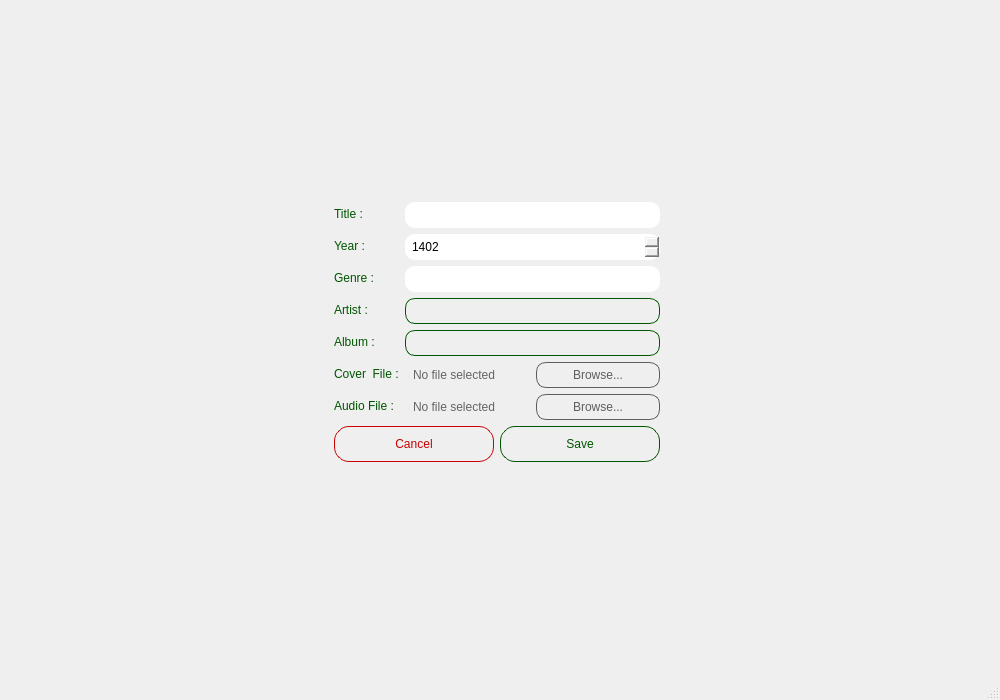
<?xml version="1.0" encoding="UTF-8"?>
<ui version="4.0">
 <class>AddSongWindow</class>
 <widget class="QMainWindow" name="AddSongWindow">
  <property name="geometry">
   <rect>
    <x>0</x>
    <y>0</y>
    <width>1000</width>
    <height>700</height>
   </rect>
  </property>
  <property name="windowTitle">
   <string>MainWindow</string>
  </property>
  <property name="styleSheet">
   <string notr="true">background-image: url(:/images/background/images/liteBackground.png);</string>
  </property>
  <widget class="QWidget" name="centralwidget">
   <layout class="QGridLayout" name="gridLayout">
    <item row="1" column="0">
     <spacer name="horizontalSpacer">
      <property name="orientation">
       <enum>Qt::Orientation::Horizontal</enum>
      </property>
      <property name="sizeHint" stdset="0">
       <size>
        <width>40</width>
        <height>20</height>
       </size>
      </property>
     </spacer>
    </item>
    <item row="1" column="2">
     <spacer name="horizontalSpacer_2">
      <property name="orientation">
       <enum>Qt::Orientation::Horizontal</enum>
      </property>
      <property name="sizeHint" stdset="0">
       <size>
        <width>40</width>
        <height>20</height>
       </size>
      </property>
     </spacer>
    </item>
    <item row="1" column="1">
     <layout class="QFormLayout" name="formLayout_2">
      <item row="0" column="0">
       <widget class="QLabel" name="titleLabel">
        <property name="styleSheet">
         <string notr="true">color: rgb(0, 85, 0);
font: 700 10pt &quot;Segoe UI&quot;;
background: transparent;</string>
        </property>
        <property name="text">
         <string>Title :</string>
        </property>
       </widget>
      </item>
      <item row="0" column="1">
       <widget class="QLineEdit" name="titleLineEdit">
        <property name="styleSheet">
         <string notr="true">background-image: url(:/images/background/images/witeBackground.png); 
border-radius: 10px;
padding: 5px;
</string>
        </property>
       </widget>
      </item>
      <item row="1" column="0">
       <widget class="QLabel" name="yearLabel">
        <property name="styleSheet">
         <string notr="true">color: rgb(0, 85, 0);
font: 700 10pt &quot;Segoe UI&quot;;
background: transparent;</string>
        </property>
        <property name="text">
         <string>Year :</string>
        </property>
       </widget>
      </item>
      <item row="1" column="1">
       <widget class="QSpinBox" name="yearSpinBox">
        <property name="styleSheet">
         <string notr="true">background-image: url(:/images/background/images/witeBackground.png);
border-radius: 10px;
padding: 5px;</string>
        </property>
        <property name="minimum">
         <number>1300</number>
        </property>
        <property name="maximum">
         <number>1500</number>
        </property>
        <property name="value">
         <number>1402</number>
        </property>
       </widget>
      </item>
      <item row="2" column="0">
       <widget class="QLabel" name="genreLabel">
        <property name="styleSheet">
         <string notr="true">color: rgb(0, 85, 0);
font: 700 10pt &quot;Segoe UI&quot;;
background: transparent;</string>
        </property>
        <property name="text">
         <string>Genre :</string>
        </property>
       </widget>
      </item>
      <item row="2" column="1">
       <widget class="QLineEdit" name="genreLineEdit">
        <property name="styleSheet">
         <string notr="true">background-image: url(:/images/background/images/witeBackground.png); 
border-radius: 10px;
padding: 5px;
</string>
        </property>
       </widget>
      </item>
      <item row="3" column="0">
       <widget class="QLabel" name="artistLabel">
        <property name="styleSheet">
         <string notr="true">color: rgb(0, 85, 0);
font: 700 10pt &quot;Segoe UI&quot;;
background: transparent;</string>
        </property>
        <property name="text">
         <string>Artist :</string>
        </property>
       </widget>
      </item>
      <item row="4" column="0">
       <widget class="QLabel" name="albumTitleLabel">
        <property name="styleSheet">
         <string notr="true">color: rgb(0, 85, 0);
font: 700 10pt &quot;Segoe UI&quot;;
background: transparent;</string>
        </property>
        <property name="text">
         <string>Album :</string>
        </property>
       </widget>
      </item>
      <item row="5" column="0">
       <widget class="QLabel" name="coverLabel">
        <property name="styleSheet">
         <string notr="true">color: rgb(0, 85, 0);
font: 700 10pt &quot;Segoe UI&quot;;
background: transparent;</string>
        </property>
        <property name="text">
         <string>Cover  File :</string>
        </property>
       </widget>
      </item>
      <item row="6" column="0">
       <widget class="QLabel" name="fileLabel">
        <property name="styleSheet">
         <string notr="true">color: rgb(0, 85, 0);
font: 700 10pt &quot;Segoe UI&quot;;
background: transparent;</string>
        </property>
        <property name="text">
         <string>Audio File :</string>
        </property>
       </widget>
      </item>
      <item row="6" column="1">
       <layout class="QHBoxLayout" name="fileLayout">
        <item>
         <widget class="QLabel" name="filePathLabel">
          <property name="styleSheet">
           <string notr="true">color: rgb(100, 100, 100);
background-image: url(:/images/background/images/witeBackground.png);
border-radius: 10px;
padding: 5px;</string>
          </property>
          <property name="text">
           <string>No file selected</string>
          </property>
         </widget>
        </item>
        <item>
         <widget class="QPushButton" name="selectFileButton">
          <property name="styleSheet">
           <string notr="true">QPushButton {
background: transparent;
border: 1px solid rgb(93, 93, 93);
border-radius: 10px;
padding: 5px 15px;
color: rgb(93, 93, 93);
font: 700 9pt &quot;Segoe UI&quot;;
}

QPushButton:hover {
	background-color: rgb(93, 93, 93);
	border:1px solid rgb(255, 255, 255);
border-radius: 10px;
padding: 5px 15px;
	color: rgb(255, 255, 255);
	font: 700 9pt &quot;Segoe UI&quot;;
}
</string>
          </property>
          <property name="text">
           <string>Browse...</string>
          </property>
         </widget>
        </item>
       </layout>
      </item>
      <item row="7" column="0" colspan="2">
       <layout class="QHBoxLayout" name="buttonLayout_2">
        <item>
         <widget class="QPushButton" name="cancelButton">
          <property name="styleSheet">
           <string notr="true">QPushButton {
background: transparent;
border: 1px solid rgb(200, 0, 0);
border-radius: 15px;
padding: 10px;
color: rgb(200, 0, 0);
font: 700 9pt &quot;Segoe UI&quot;;
}

QPushButton:hover {
	background-color: rgb(200, 0, 0);
	border:1px solid rgb(255, 255, 255);
	border-radius: 15px;
	padding: 10px;
	color: rgb(255, 255, 255);
	font: 700 9pt &quot;Segoe UI&quot;;
}
</string>
          </property>
          <property name="text">
           <string>Cancel</string>
          </property>
         </widget>
        </item>
        <item>
         <widget class="QPushButton" name="saveButton">
          <property name="styleSheet">
           <string notr="true">QPushButton {
	background: transparent;
	border:1px solid rgb(0, 85, 0);
	border-radius: 15px;
	padding: 10px;
	color: rgb(0, 85, 0);
	font: 700 9pt &quot;Segoe UI&quot;;
}

QPushButton:hover {
	background-color: rgb(0, 85, 0);
	border:1px solid rgb(0, 85, 0);
	border-radius: 15px;
	padding: 10px;
	color: rgb(255, 255, 255);
	font: 700 9pt &quot;Segoe UI&quot;;
}
</string>
          </property>
          <property name="text">
           <string>Save</string>
          </property>
         </widget>
        </item>
       </layout>
      </item>
      <item row="8" column="0" colspan="2">
       <widget class="QLabel" name="erorLabel">
        <property name="styleSheet">
         <string notr="true">color: rgb(216, 0, 0);
background: transparent;
border-radius: 10px;


</string>
        </property>
        <property name="text">
         <string/>
        </property>
       </widget>
      </item>
      <item row="4" column="1">
       <widget class="QLabel" name="label">
        <property name="styleSheet">
         <string notr="true">background: transparent;
border: 1px solid rgb(0, 85, 0);
border-radius: 10px;
padding: 5px;</string>
        </property>
        <property name="text">
         <string/>
        </property>
       </widget>
      </item>
      <item row="3" column="1">
       <widget class="QLabel" name="label_2">
        <property name="styleSheet">
         <string notr="true">background: transparent;
border: 1px solid rgb(0, 85, 0);
border-radius: 10px;
padding: 5px;</string>
        </property>
        <property name="text">
         <string/>
        </property>
       </widget>
      </item>
      <item row="5" column="1">
       <layout class="QHBoxLayout" name="horizontalLayout">
        <item>
         <widget class="QLabel" name="imagePathLabel">
          <property name="styleSheet">
           <string notr="true">color: rgb(100, 100, 100);
background-image: url(:/images/background/images/witeBackground.png);
border-radius: 10px;
padding: 5px;</string>
          </property>
          <property name="text">
           <string>No file selected</string>
          </property>
         </widget>
        </item>
        <item>
         <widget class="QPushButton" name="selectImageButton">
          <property name="styleSheet">
           <string notr="true">QPushButton {
background: transparent;
border: 1px solid rgb(93, 93, 93);
border-radius: 10px;
padding: 5px 15px;
color: rgb(93, 93, 93);
font: 700 9pt &quot;Segoe UI&quot;;
}

QPushButton:hover {
	background-color: rgb(93, 93, 93);
	border:1px solid rgb(255, 255, 255);
border-radius: 10px;
padding: 5px 15px;
	color: rgb(255, 255, 255);
	font: 700 9pt &quot;Segoe UI&quot;;
}
</string>
          </property>
          <property name="text">
           <string>Browse...</string>
          </property>
         </widget>
        </item>
       </layout>
      </item>
     </layout>
    </item>
    <item row="2" column="1">
     <spacer name="verticalSpacer">
      <property name="orientation">
       <enum>Qt::Orientation::Vertical</enum>
      </property>
      <property name="sizeHint" stdset="0">
       <size>
        <width>20</width>
        <height>40</height>
       </size>
      </property>
     </spacer>
    </item>
    <item row="0" column="1">
     <spacer name="verticalSpacer_2">
      <property name="orientation">
       <enum>Qt::Orientation::Vertical</enum>
      </property>
      <property name="sizeHint" stdset="0">
       <size>
        <width>20</width>
        <height>40</height>
       </size>
      </property>
     </spacer>
    </item>
    <item row="0" column="2">
     <layout class="QGridLayout" name="gridLayout_2" rowstretch="3,1" columnstretch="1,3">
      <item row="0" column="0">
       <spacer name="horizontalSpacer_3">
        <property name="orientation">
         <enum>Qt::Orientation::Horizontal</enum>
        </property>
        <property name="sizeHint" stdset="0">
         <size>
          <width>40</width>
          <height>20</height>
         </size>
        </property>
       </spacer>
      </item>
      <item row="0" column="1">
       <widget class="QLabel" name="label_3">
        <property name="styleSheet">
         <string notr="true">image: url(:/images/logo/images/nweLogo.png);
background: transparent;
border: none;</string>
        </property>
        <property name="text">
         <string/>
        </property>
       </widget>
      </item>
      <item row="1" column="1">
       <spacer name="verticalSpacer_3">
        <property name="orientation">
         <enum>Qt::Orientation::Vertical</enum>
        </property>
        <property name="sizeHint" stdset="0">
         <size>
          <width>20</width>
          <height>40</height>
         </size>
        </property>
       </spacer>
      </item>
     </layout>
    </item>
   </layout>
  </widget>
  <widget class="QMenuBar" name="menubar">
   <property name="geometry">
    <rect>
     <x>0</x>
     <y>0</y>
     <width>1000</width>
     <height>22</height>
    </rect>
   </property>
  </widget>
  <widget class="QStatusBar" name="statusbar"/>
 </widget>
 <resources/>
 <connections/>
</ui>
